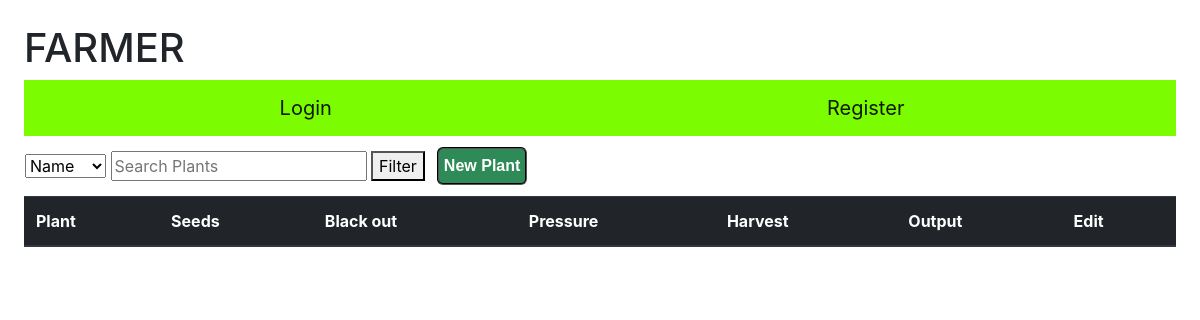
/plants, run on an earlier commit of the app's database.
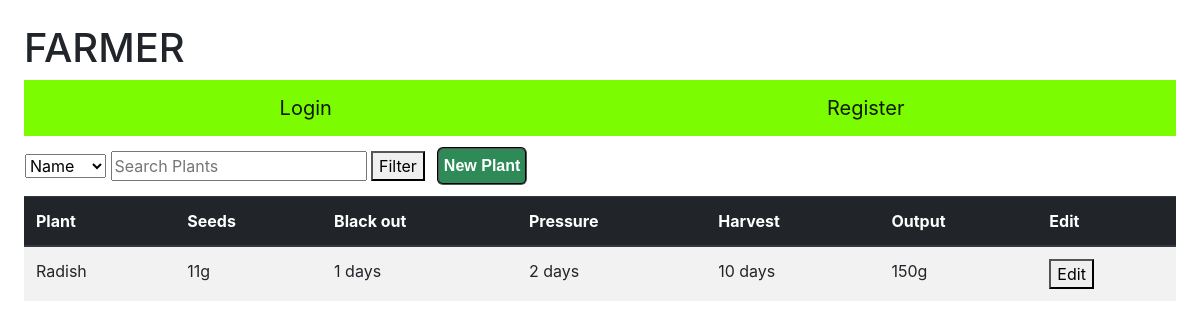
And on a later commit of the database.
### farmer/models.py (models this page shows, shortened)
class Plant(models.Model):
    name = models.CharField(max_length=255)
    seeds = models.IntegerField()
    pressure = models.IntegerField()
    blackout = models.IntegerField()
    harvest = models.IntegerField()
    output = models.IntegerField()

### farmer/views.py (the view, shortened to what this page needs)
# urls.py: path("plants", views.plants, name="plants")
def plants(request):
    plantslist = Plant.objects.all()
    return render(request, "farmer/plants.html", {"form": Newplant(), "plants": plantslist})

### farmer/forms.py
class Newplant(forms.Form):
    name = forms.CharField(widget=forms.TextInput(attrs={'class':'toset', 'placeholder':'Plant Name'}),label=(''))
    seeds = forms.IntegerField(widget=forms.NumberInput(attrs={'class':'toset', 'placeholder':'seeds weight'}),label=(''))
    pressure = forms.IntegerField(widget=forms.NumberInput(attrs={'class':'toset', 'placeholder':'days of Presssure'}),label=(''))
    blackout = forms.IntegerField(widget=forms.NumberInput(attrs={'class':'toset', 'placeholder':'days of blackout'}),label=(''))
    harvest = forms.IntegerField(widget=forms.NumberInput(attrs={'class':'toset', 'placeholder':'time to harvest'}),label=(''))
    output = forms.IntegerField(widget=forms.NumberInput(attrs={'class':'toset', 'placeholder':'Harvest output'}),label=(''))

### farmer/templates/farmer/plants.html (shortened to what this page needs)
{% extends "farmer/layout.html" %}
{% block body %}
<table class="filter">
    <tr>
        <td>
            <form action="plants" method="POST">
                <select name="filter">
                <option value="name">Name</option>
                </select>
                <input name="search" type="text" placeholder="Search Plants">
                <button type="submit">Filter</button>
            </form>
        </td>
        <td>
            <button id="myBtn" class="subbtn">New Plant</button>
        </td>
    </tr>
</table>
<table class="table table-striped">
    <thead class="thead-dark">
        <tr>
            <th scope="col">Plant</th>
            <th scope="col">Seeds</th>
            <th scope="col">Black out</th>
            <th scope="col">Pressure</th>
            <th scope="col">Harvest</th>
            <th scope="col">Output</th>
            <th scope="col">Edit</th>
        </tr>
    </thead>
    <tbody>
        {% for i in plants %}
        <tr>
            <td style = "text-transform:capitalize;">{{i.name}}</td>
            <td>{{i.seeds}}g</td>
            <td>{{i.blackout}} days</td>
            <td>{{i.pressure}} days</td>
            <td>{{i.harvest}} days</td>
            <td>{{i.output}}g</td>
            <td>
                    <button type="submit" value="{{i.id}}">Edit</button>
                </td>
        </tr>
        {% endfor %}
    </tbody>
</table>
{% endblock %}

What changed in the data, as far as the page shows it:
added Plant: name "Radish", seeds "11", blackout "1", pressure "2", harvest "10", output "150"
